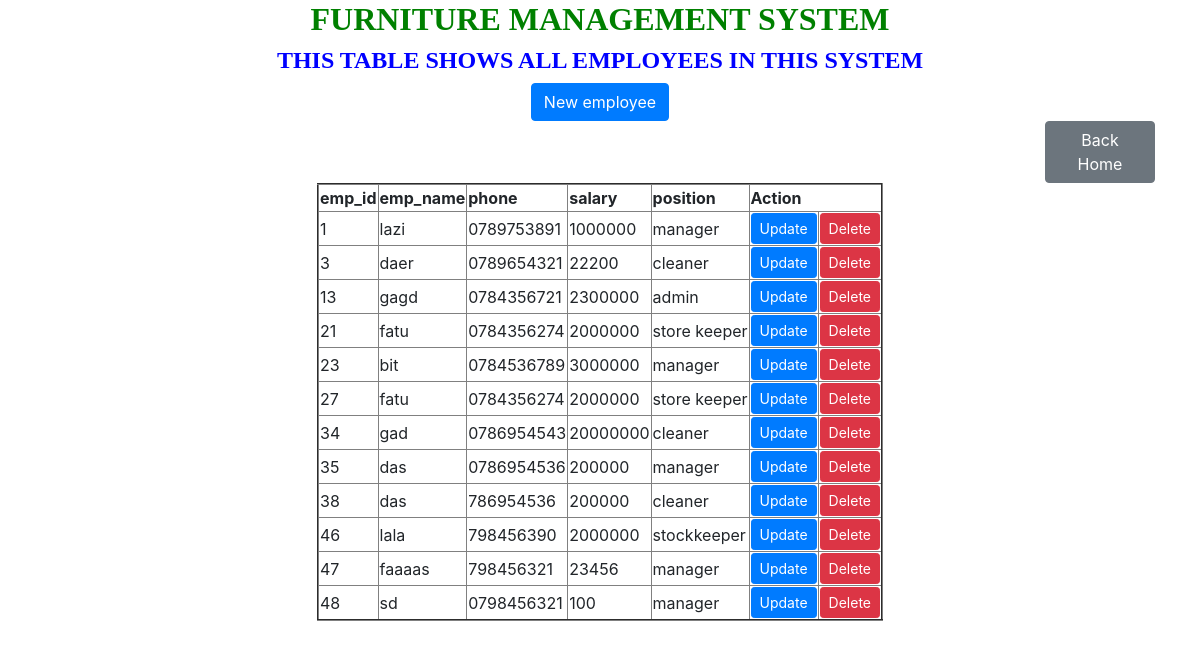
/viewemployee.php, run on the app's committed database.
### tables this page shows
CREATE TABLE IF NOT EXISTS `employee` (
  `emp_id` int(10) NOT NULL AUTO_INCREMENT,
  `emp_name` varchar(100) NOT NULL,
  `phone` varchar(200) NOT NULL,
  `salary` int(22) NOT NULL,
  `position` varchar(220) NOT NULL,
  PRIMARY KEY (`emp_id`)
);

### viewemployee.php (the view, shortened to what this page needs)
<!DOCTYPE html>
<html>
<head>
    <link href="https://stackpath.bootstrapcdn.com/bootstrap/4.5.2/css/bootstrap.min.css" rel="stylesheet">
</head>
<body>
<center>
    <div class="container">
        <h2 style="text-align: center; font-family: century; font-weight: bold; color: green;">FURNITURE MANAGEMENT SYSTEM</h2>
        <h4 style="text-align: center; font-family: century; font-weight: bold; color:blue;">THIS TABLE SHOWS ALL EMPLOYEES IN THIS SYSTEM </h4>
        <a href="employee.html" class="btn btn-primary" style="margin-top: 0px;">New employee</a>
        <a href="home.html" class="btn btn-secondary" style="margin-left: 1000px;">Back Home</a>
        <table border="2">
            <thead>
                <tr>
                    <th>emp_id</th>
                    <th>emp_name</th>
                    <th>phone</th>
                    <th>salary</th>
                    <th>position</th>
                    <th colspan="2">Action</th>
                </tr>
            </thead>
            <tbody>
                <?php
                include "databaseconnection.php";
                $sql = "SELECT * FROM employee";
                $result = $connection->query($sql);
                while ($row = $result->fetch_assoc()) {
                    echo "
                        <td>{$row['emp_id']}</td>
                        <td>{$row['emp_name']}</td>
                        <td>{$row['phone']}</td>
                        <td>{$row['salary']}</td>
                        <td>{$row['position']}</td>
                        <td>
                            <a href='/RUKUNDO_AGNES_LAZIAH_222012834_GrpB_CAT /updateemployee.php?emp_id={$row['emp_id']}' class='btn btn-primary btn-sm'>Update</a></td>
                            <td>
                            <a href='/RUKUNDO_AGNES_LAZIAH_222012834_GrpB_CAT/deleteemployee.php?emp_id={$row['emp_id']}' class='btn btn-danger btn-sm'>Delete</a>
                        </td>
                    </tr>
                    ";
                }
                ?>
            </tbody>
        </table>
    </div>
    </center>
</body>
</html>

### data on the page
employee: emp_id "1", emp_name "lazi", phone "0789753891", salary "1000000", position "manager"
employee: emp_id "3", emp_name "daer", phone "0789654321", salary "22200", position "cleaner"
employee: emp_id "13", emp_name "gagd", phone "0784356721", salary "2300000", position "admin"
employee: emp_id "21", emp_name "fatu", phone "0784356274", salary "2000000", position "store keeper"
employee: emp_id "23", emp_name "bit", phone "0784536789", salary "3000000", position "manager"
employee: emp_id "27", emp_name "fatu", phone "0784356274", salary "2000000", position "store keeper"
employee: emp_id "34", emp_name "gad", phone "0786954543", salary "20000000", position "cleaner"
employee: emp_id "35", emp_name "das", phone "0786954536", salary "200000", position "manager"
employee: emp_id "38", emp_name "das", phone "786954536", salary "200000", position "cleaner"
employee: emp_id "46", emp_name "lala", phone "798456390", salary "2000000", position "stockkeeper"
employee: emp_id "47", emp_name "faaaas", phone "798456321", salary "23456", position "manager"
employee: emp_id "48", emp_name "sd", phone "0798456321", salary "100", position "manager"
